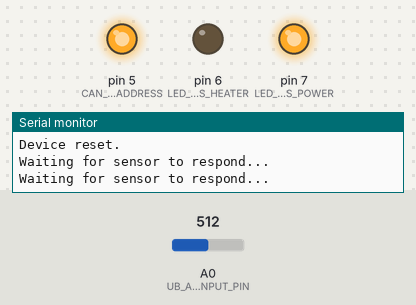
Bench run of a sketch on a simulated Arduino Uno, built with avr-gcc and run on an emulated ATmega328P. Shown: output pins drawn as LEDs (lit = HIGH), the last lines printed to the serial monitor. The inputs (shaded band) are chosen by the test bench; at power-on: A0 (UB_ANALOG_INPUT_PIN) = 512.

Above: at 1.4 s.
1.5 s: A0 (UB_ANALOG_INPUT_PIN) set to 166
3.4 s: A0 (UB_ANALOG_INPUT_PIN) set to 139
At 5.3 s:
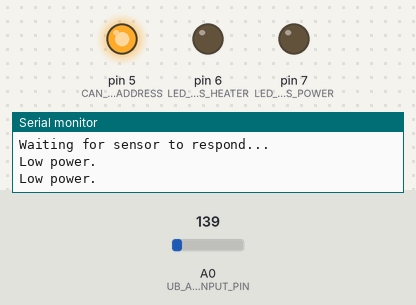
5.7 s: A0 (UB_ANALOG_INPUT_PIN) set to 160
At 6.9 s:
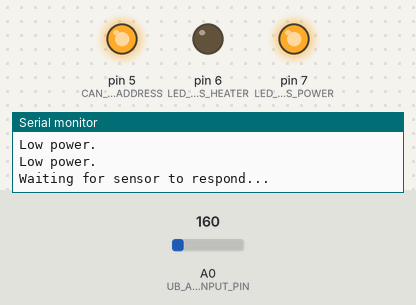
7.7 s: A0 (UB_ANALOG_INPUT_PIN) set to 140
At 9.6 s:
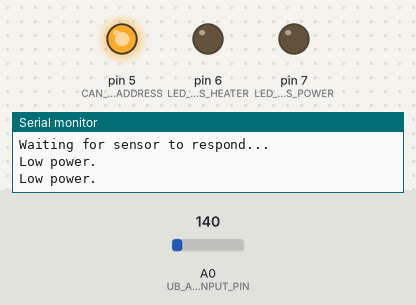
Timing chart, 0 to 10.7 s (numbered marks = the images above; inputs shaded):
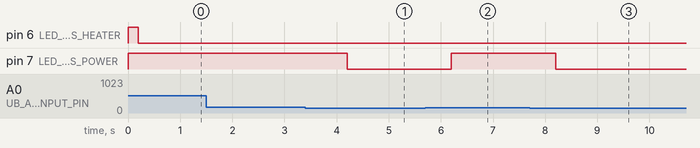

Measured:
- the behaviour switches between 150 and 149 on A0 (UB_ANALOG_INPUT_PIN) (found by bisection; images 0 and 1)
- after the input at 3.4 s, pin 7 (LED_STATUS_POWER): HIGH → LOW after 0.80 s
- after the input at 5.7 s, pin 7 (LED_STATUS_POWER): LOW → HIGH after 0.50 s
- after the input at 7.7 s, pin 7 (LED_STATUS_POWER): HIGH → LOW after 0.50 s

The sketch:

NOx_Shield_Example.ino
```cpp
// (licence header left out)
//Arduino CAN Library by Sandeep Mistry https://www.arduino.cc/reference/en/libraries/can/
#include <CAN.h>

//Define SAE J1939 constants used.
#define           J1939_PGN_61454                     0x18F00E51    /* Aftertreatment 1 Intake Gas 1. */
#define           J1939_PGN_61455                     0x18F00F52    /* Aftertreatment 1 Outlet Gas 1. */
#define           J1939_PGN_65247                     0x18FEDF00    /* Electronic Engine Controller 3. */
#define           J1939_DEW_POINT                     0b01010101    /* PGN 65247, SPN 3237-3240. */

//Define pin assignments.
#define           LED_STATUS_POWER                    7             /* Pin used for power the status LED, indicating we have power. */
#define           LED_STATUS_HEATER                   6             /* Pin used for the heater status LED, indicating heater activity. */
#define           CAN_SW_ADDRESS                      5             /* Pin used for configuring sensor between intake and outlet sensor. */
#define           UB_ANALOG_INPUT_PIN                 0             /* Analog input for power supply.*/

//Define adjustable parameters.
#define           UBAT_MIN                            150           /* Minimum voltage (ADC value) on Ubat to operate for 12V sensors. */

//Global variables.
byte nData[8] = {0,0,0,0,0,0,0,0};                                  /* 8 bytes array of data received from CAN frame. */
int adcValue_UB = 0;                                                /* ADC value read from the voltage divider caluclating supply voltage. */
bool deviceConnected = false;                                       /* Variable to indicate a compatible sensor responding on the CAN-bus. */

//Function to configure the Arduino and shield for measurements.
void setup() {

  //Set up serial communication.
  Serial.begin(9600);
  Serial.print("Device reset.\n\r");

  //Set up CAN communication.
  CAN.begin(250E3);

  //Set up digital output pins.
  pinMode(LED_STATUS_POWER, OUTPUT);
  pinMode(LED_STATUS_HEATER, OUTPUT);
  pinMode(CAN_SW_ADDRESS, OUTPUT);

  //Set initial values.
  digitalWrite(LED_STATUS_POWER, LOW);
  digitalWrite(LED_STATUS_HEATER, LOW);
  digitalWrite(CAN_SW_ADDRESS, HIGH);

  //Start of operation, flash LED's.
  digitalWrite(LED_STATUS_POWER, HIGH);
  digitalWrite(LED_STATUS_HEATER, HIGH);
  delay(200);
  digitalWrite(LED_STATUS_POWER, LOW);
  digitalWrite(LED_STATUS_HEATER, LOW);

}

//Infinite loop.
void loop() {

  //Update analog inputs.
  adcValue_UB = analogRead(UB_ANALOG_INPUT_PIN);

  //Calculate supply voltage.
  float supplyVoltage = (((float)adcValue_UB / 1023 * 5) / 10000) * 110000;

  //Handle power LED.
  if (adcValue_UB >= UBAT_MIN) digitalWrite(LED_STATUS_POWER, HIGH);
  if (adcValue_UB < UBAT_MIN) digitalWrite(LED_STATUS_POWER, LOW);

  //Process recieved CAN packages.
  if (CAN.parsePacket() && adcValue_UB >= UBAT_MIN) {

    //Software filter for relevant packages.
    if (CAN.packetId() == J1939_PGN_61454 || CAN.packetId() == J1939_PGN_61455) {

      //Set device to connected.
      if (!deviceConnected) deviceConnected = true;

      //Read all 8 bytes.
      nData[0] = CAN.read();
      nData[1] = CAN.read();
      nData[2] = CAN.read();
      nData[3] = CAN.read();
      nData[4] = CAN.read();
      nData[5] = CAN.read();
      nData[6] = CAN.read();
      nData[7] = CAN.read();

      //Convert receieved CAN-frame to measured data.
      uint16_t SPN3226 = (nData[1] << 8) + nData[0];
      uint16_t SPN3227 = (nData[3] << 8) + nData[2];
      double noxValue = (double)SPN3226 * 0.05 - 200;
      double oxygenValue = ((double)SPN3227 * 0.000514 - 12) / 100;
      double lambdaValue = (oxygenValue / 3 + 1) / (1 - 4.77 * oxygenValue);

      //Aftertreatment Gas Sensor at Temperature.
      byte SPN3229 = (nData[4] & 0b00001100) >> 2;

      //Aftertreatment NOx Reading Stable.
      byte SPN3230 = (nData[4] & 0b00110000) >> 4;

      //Output serial data when sensor is operational.
      if (SPN3229 != 0) {

        Serial.print("Measuring, NOx: ");

        //O₂ range of NOx measurement permits λ > 1 to air.
        if (SPN3230 == 1) {
          Serial.print(noxValue, 0);
        } else {
          Serial.print("N/A");
        }

        Serial.print(" ppm, O₂: ");

        //O₂ measurement range 0.8 (5% O₂) < λ < air.
        if (oxygenValue >= -0.05) {
          Serial.print(oxygenValue * 100, 0);
        } else {
          Serial.print("N/A");
        }

        Serial.print(" %, λ: ");

        //Lambda conversion range 5% - 12% O₂.
        if (oxygenValue >= -0.05 && oxygenValue <= 0.12) {
          Serial.print(lambdaValue, 2);
        } else {
          Serial.print("N/A");
        }

        Serial.print(", U: ");
        Serial.print(supplyVoltage, 0);
        Serial.println("V");
      } else {
        Serial.println("Waiting for sensor to heat up...");
      }

      //Output temperature status to LED.
      if (SPN3229 != 0) digitalWrite(LED_STATUS_HEATER, HIGH);
      if (SPN3229 == 0) digitalWrite(LED_STATUS_HEATER, LOW);

    }
  }

  //Handle no sensor response.
  if (!deviceConnected && adcValue_UB >= UBAT_MIN) {

    //No sensor serial status.
    Serial.println("Waiting for sensor to respond...");

  }

  //Handle low battery.
  if (adcValue_UB < UBAT_MIN) {

    //Low power serial status.
    Serial.println("Low power.");

    //Turn of heater status LED if connection and power is lost.
    digitalWrite(LED_STATUS_HEATER, LOW);

  }

  //Simulate PGN 65247 temperature passed dew point to start measuring if sensor is present and power supply is sufficient.
  if (deviceConnected && adcValue_UB >= UBAT_MIN) {

    //Set device to not connected until next response.
    deviceConnected = false;

    //Transmit dew point status to bus.
    CAN.beginExtendedPacket(J1939_PGN_65247);
    CAN.write(0xFF);
    CAN.write(0xFF);
    CAN.write(0xFF);
    CAN.write(0xFF);
    CAN.write(0xFF);
    CAN.write(0xFF);
    CAN.write(0xFF);
    CAN.write(J1939_DEW_POINT);
    CAN.endPacket();

  }

  //Update serial output every second.
  delay(1000);
}
```
